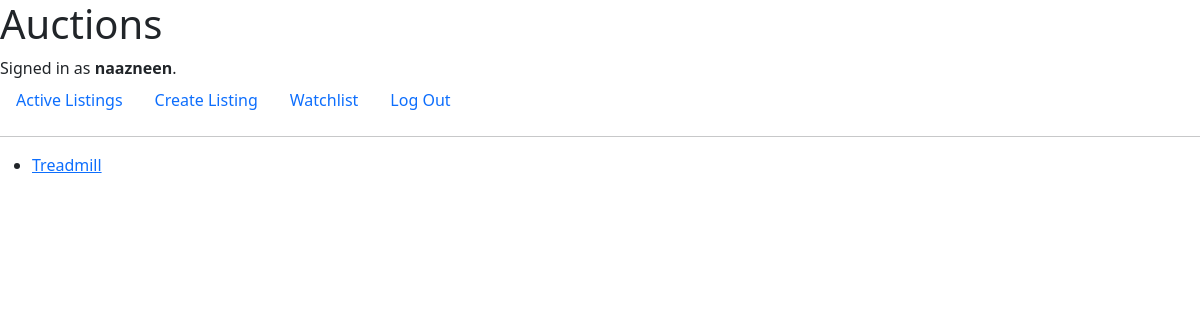
Before: /watchlist (signed in) with the older database file.
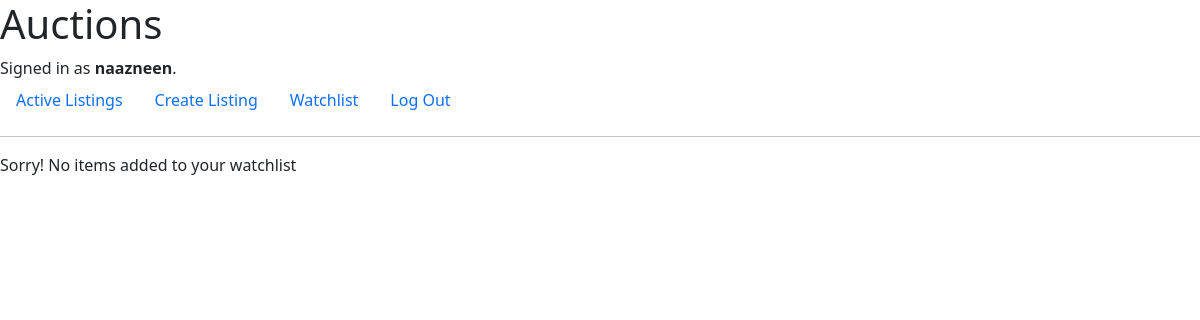
After: the same page with the newer database file.
### auctions/models.py (models this page shows)
class Watchlist(models.Model):
    item = models.ForeignKey(Listing, on_delete=models.CASCADE, related_name="is_watched_by", null=True)
    user = models.ForeignKey(User, on_delete=models.CASCADE, related_name="watches", null=True)

class Listing(models.Model):
    category_choices = [('fashion','Fashion'),
                        ('electronics','Electronics'),
                        ('health','Health'),
                        ('toys','Toys'),
                        ('home','Home'),
                        ('jewelry','Jewelry'),
                        ('automobiles','Automobiles'),
                        ('luxury', 'Luxury')
                        ]
    item_name = models.CharField(max_length=64)
    created_by = models.ForeignKey(User, on_delete=models.CASCADE, related_name="listings")
    created_date = models.DateTimeField(default=now)
    description = models.TextField(max_length=300, default="Add description")
    starting_bid = models.DecimalField(max_digits=10,decimal_places=2)
    current_price = models.DecimalField(max_digits=10,decimal_places=2,null=True,blank=True)
    image = models.ImageField(upload_to='images', blank=True, null=True)
    category = models.CharField(max_length=50, default="Add category", choices=category_choices, blank=True)
    status = models.BooleanField(default=True)
    def __str__(self):
        return f"{self.item_name}"

### auctions/views.py (the view)
# urls.py: path("watchlist", views.watchlist, name="watchlist"),
def watchlist(request):
    listing_ids = []
    watchlist = Watchlist.objects.filter(user=request.user)
    for item in watchlist:
        listing = Listing.objects.get(item_name=item.item)
        listing_ids.append(listing.id)
    watchlist_and_ids = list(zip(watchlist, listing_ids))
    return render(request, "auctions/watchlist.html", {
        "watchlist_and_ids": watchlist_and_ids
    })

### auctions/templates/auctions/watchlist.html (shortened to what this page needs)
{% extends "auctions/layout.html" %}
{% block body %}
    {% if not watchlist_and_ids %}
        <p>Sorry! No items added to your watchlist</p>
    {% else %}
        <ul>
            {% for item,id in watchlist_and_ids %}
                <li><a href="{% url 'view_listing' id %}">{{ item.item }}</a></li>
            {% endfor %}
        </ul>
    {% endif %}
{% endblock %}

Changed rows visible on the page:
removed Watchlist: item "Treadmill"
Other visible differences:
text now shown: "Sorry! No items added to your watchlist"
